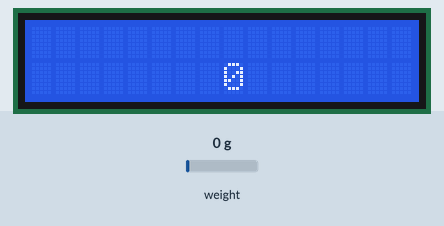
Bench run of a sketch on a simulated Arduino Uno, built with avr-gcc and run on an emulated ATmega328P. Shown: 16×2 character LCD. The inputs (shaded band) are chosen by the test bench; at power-on: weight on the scale 0 g. What the sketch prints to the serial monitor is not drawn.

Above: at 3.2 s.
3.3 s: weight on the scale set to 100 g
At 4.8 s:
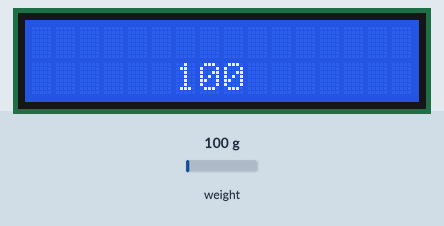
5.1 s: weight on the scale set to 1250 g
At 6.8 s:
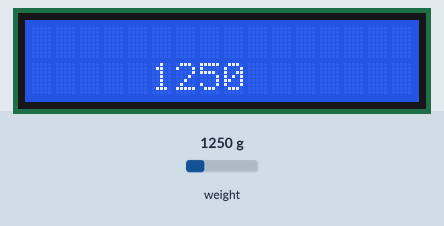
7.1 s: weight on the scale set to 2500 g
At 8.7 s:
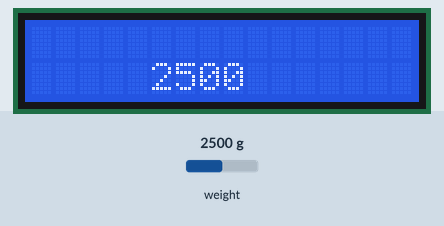
Timing chart, 0 to 10.2 s (numbered marks = the images above; inputs shaded):
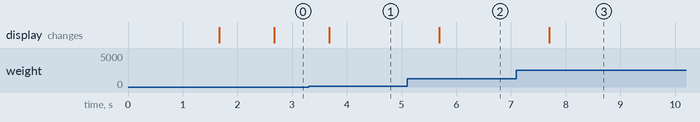

Measured:
- after the input at 3.3 s, the display: changes after 0.38 s (image 1)
- after the input at 5.1 s, the display: changes after 0.59 s (image 2)
- after the input at 7.1 s, the display: changes after 0.60 s (image 3)

The sketch:

Vesi_s_intervalom_izmerenia_5s.ino
```cpp
#include "HX711.h"                                // библиотека тензодатчика
 #include <Wire.h>                                 // Библиотека порта
 #include <LiquidCrystal_I2C.h>                    // Библиотека дисплея
 HX711 scale(A1, A0);                              // Выводы для подключения тензодатчика
 LiquidCrystal_I2C lcd(0x3F,16,2);                 // Устанавливаем дисплей
 float myScale;                                    // Переменая для хранения значения веса
 unsigned long currentTime;
 unsigned long loopTime;

 void setup() {
 scale.set_scale(-410.4);                          // Калибровочная константа
 scale.tare();                                     // Сбрасываем на 0
 myScale = round(scale.get_units(3));              // Запоминаем среднее значение без груза, но с учетом тары
 Serial.begin(115200);                             // инициализация порта
 lcd.init();                                       // инициализация ЖК дисплея
 lcd.backlight();                                  // Включаем подсветку дисплея
 currentTime = millis();       // считываем время, прошедшее с момента запуска программы
 loopTime = currentTime;
}

void loop() {

myScale = scale.get_units(10);                     // Запоминаем текущий вес

currentTime = millis();                           // считываем время, прошедшее с момента запуска программы
  if(currentTime >= (loopTime + 5000)){            // поставить вместо 5000 нужное значение времени в милисекундах.
Serial.println(myScale);                           // сейчас стоит 5 секунд.
loopTime = currentTime;
}
char myStr[6];
dtostrf(myScale, 5, 0, myStr);                    // Подготовка 5 знакомест
lcd.setCursor(4, 1);                              // Переводим курсор
lcd.print(myStr);                                 // выводим значение веса


}
```
